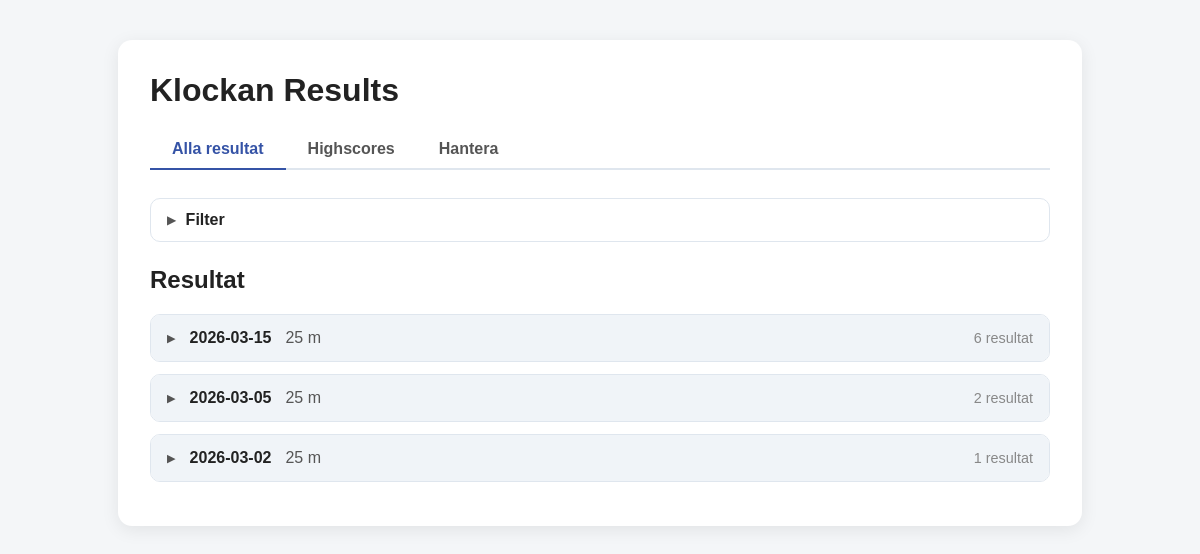
The page / on the database its author committed.
### models.py (models this page shows, shortened)
class KlockanSession(db.Model):
    id = db.Column(db.Integer, primary_key=True)
    date = db.Column(db.String(20), nullable=False)
    pool_length = db.Column(db.String(20), nullable=False)
    max_rounds = db.Column(db.Integer, nullable=False)
    results = db.relationship("KlockanResult", backref="session", lazy=True, cascade="all, delete-orphan")

### app.py (the view)
@app.route("/")
def index():
    selected_swimmer = request.args.get("swimmer", "")
    selected_stroke = request.args.get("stroke", "")
    selected_equipment = request.args.get("equipment", "")
    selected_pool_length = request.args.get("pool_length", "")
    sort_by = request.args.get("sort_by", "result")
    sort_order = request.args.get("sort_order", "desc")
    selected_year = request.args.get("year", "")
    swimmers = Swimmer.query.order_by(Swimmer.name).all()
    all_years = sorted({s.date[:4] for s in KlockanSession.query.all()}, reverse=True)
    results = KlockanResult.query.join(Swimmer).join(KlockanSession).all()
    filtered_results = list(results)
    if selected_swimmer:
        filtered_results = [r for r in filtered_results if r.swimmer.name == selected_swimmer]
    if selected_stroke:
        filtered_results = [r for r in filtered_results if r.stroke == selected_stroke]
    if selected_equipment:
        filtered_results = [r for r in filtered_results if r.equipment == selected_equipment]
    if selected_pool_length:
        filtered_results = [r for r in filtered_results if r.session.pool_length == selected_pool_length]
    if selected_year:
        filtered_results = [r for r in filtered_results if r.session.date.startswith(selected_year)]
    reverse_sort = sort_order == "desc"
    if sort_by == "stroke":
        filtered_results = sorted(filtered_results, key=lambda x: x.stroke, reverse=reverse_sort)
    elif sort_by == "date":
        filtered_results = sorted(filtered_results, key=lambda x: x.session.date, reverse=reverse_sort)
    elif sort_by == "pool_length":
        filtered_results = sorted(
            filtered_results,
            key=lambda x: pool_length_sort_value(x.session.pool_length),
            reverse=reverse_sort
        )
    elif sort_by == "equipment":
        filtered_results = sorted(filtered_results, key=lambda x: x.equipment, reverse=reverse_sort)
    elif sort_by == "result":
        filtered_results = sorted(filtered_results, key=lambda x: x.failed_start_time, reverse=reverse_sort)
    session_groups = {}
    for result in filtered_results:
        sid = result.session_id
        if sid not in session_groups:
            session_groups[sid] = {"session": result.session, "results": []}
        session_groups[sid]["results"].append(result)
    sessions_with_results = sorted(
        session_groups.values(), key=lambda x: x["session"].date, reverse=True
    )
    for group in sessions_with_results:
        round_map = {}
        for result in group["results"]:
            rn = result.round_number
            if rn not in round_map:
                round_map[rn] = []
            round_map[rn].append(result)
        group["rounds"] = sorted(round_map.items())
    open_session_id = request.args.get("open_session", None)
    try:
        open_session_id = int(open_session_id) if open_session_id is not None else None
    except ValueError:
        open_session_id = None
    return render_template(
        "index.html",
        swimmers=swimmers,
        strokes=STROKES,
        equipment_options=EQUIPMENT_OPTIONS,
        pool_lengths=POOL_LENGTHS,
        stroke_labels=STROKE_LABELS,
        pool_length_labels=POOL_LENGTH_LABELS,
        all_years=all_years,
        sessions_with_results=sessions_with_results,
        has_results=bool(filtered_results),
        selected_swimmer=selected_swimmer,
        selected_stroke=selected_stroke,
        selected_equipment=selected_equipment,
        selected_pool_length=selected_pool_length,
        selected_year=selected_year,
        sort_by=sort_by,
        sort_order=sort_order,
        open_session_id=open_session_id,
    )

### templates/index.html (shortened to what this page needs)
{% extends 'base.html' %}
{% block content %}
{% set filters_active = selected_swimmer or selected_stroke or selected_equipment or selected_pool_length or selected_year %}
<details class="filter-details" {% if filters_active %}open{% endif %}>
    <summary class="filter-summary">
        Filter{% if filters_active %} <span class="filter-active-dot"></span>{% endif %}
    </summary>
</details>
<h2>Resultat</h2>
{% if has_results %}
    {% for group in sessions_with_results %}
    <details class="session-group" {% if open_session_id == group.session.id %}open{% endif %}>
        <summary class="session-summary">
            <span class="session-date">{{ group.session.date }}</span>
            <span class="session-pool">{{ pool_length_labels.get(group.session.pool_length, group.session.pool_length) }}</span>
            <span class="session-result-count">{{ group.results | length }} resultat</span>
        </summary>
    </details>
    {% endfor %}
{% else %}
    <p>Inga resultat matchar de valda filtren.</p>
{% endif %}
{% endblock %}

### static/style.css (style rules this page uses)
body { font-family: Arial, sans-serif; background: #f4f6f8; color: #222; margin: 0; padding: 0; -webkit-text-size-adjust: 100%; text-size-adjust: 100%; overflow-y: scroll; }
h1, h2 { margin-top: 0; }
.filter-details { border: 1px solid #dfe6ee; border-radius: 10px; margin-bottom: 24px; }
.filter-summary { cursor: pointer; padding: 12px 16px; font-weight: bold; list-style: none; user-select: none; display: flex; align-items: center; gap: 10px; }
.filter-summary::before { content: '▶'; font-size: 0.7rem; color: #555; transition: transform 0.15s; }
.session-group { border: 1px solid #dfe6ee; border-radius: 10px; margin-bottom: 12px; overflow: hidden; }
.session-group summary { cursor: pointer; padding: 14px 16px; background: #f0f4f8; display: flex; align-items: center; gap: 14px; list-style: none; user-select: none; }
.session-group summary::before { content: '▶'; font-size: 0.7rem; color: #555; transition: transform 0.15s; flex-shrink: 0; }
.session-date { font-weight: bold; }
.session-pool { color: #555; }
.session-result-count { color: #888; font-size: 0.9rem; margin-left: auto; }

### rows shown on the page
KlockanSession: session "2026-03-15", get "25 m"
KlockanSession: session "2026-03-05", get "25 m"
KlockanSession: session "2026-03-02", get "25 m"

### other values the page prints
{{ group.results | length }} "6" "2" "1"
